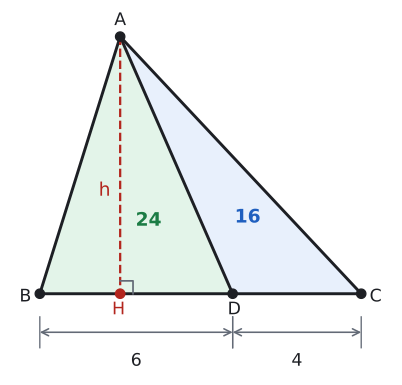

Python code for this plot:
# Örnek 1: D, [BC] üzerinde; |BD| = 6, |DC| = 4, A(ABC) = 40, yükseklik 8.
import sys; sys.path.insert(0, "tools")
from cizim import *

P = lambda x, y: np.array([float(x), float(y)])
uz = lambda X, Y: float(np.linalg.norm(X - Y))
def dik(K, X, Y, r):
    """K köşesinde KX ile KY arasındaki dik açı işareti (r: kenar boyu)."""
    a_ = (X - K) / uz(X, K) * r; b_ = (Y - K) / uz(Y, K) * r
    ax.plot(*zip(K + a_, K + a_ + b_, K + b_), color=SOLUK, lw=1.3)
def kenar(X, Y, metin, G, d, renk=YAZI, fs=13):
    """[XY] kenarının ortasına, G'den uzak yana d kadar açıkta etiket."""
    M = (X + Y) / 2; t = (Y - X) / uz(X, Y); n = np.array([-t[1], t[0]])
    if np.dot(n, M - G) < 0: n = -n
    ax.text(*(M + d * n), metin, ha="center", va="center", color=renk, fontsize=fs)
def olcu(X, Y, metin, kay, renk=SOLUK, fs=13):
    """X ile Y arasında, kay vektörü kadar kaydırılmış oklu ölçü çizgisi; yazı çizginin dışında."""
    kay = np.array(kay, dtype=float); X2, Y2 = X + kay, Y + kay
    ax.annotate("", xy=Y2, xytext=X2, arrowprops=dict(arrowstyle="<->", color=renk, lw=1.2, shrinkA=0, shrinkB=0))
    for Z in (X, Y): ax.plot(*zip(Z + kay * 0.6, Z + kay * 1.4), color=renk, lw=1)
    M = (X2 + Y2) / 2 + 0.75 * kay
    ax.text(*M, metin, ha="center", va="center", color=YAZI, fontsize=fs)
def harf(X, ad, dx, dy, renk=YAZI):
    nokta(ax, *X, "", renk=renk)
    ax.text(X[0] + dx, X[1] + dy, ad, ha="center", va="center", color=renk, fontsize=13)
def tik(X, Y, n=1, r=0.22, renk=SOLUK):
    """[XY] parçasının ortasına n adet eşitlik çentiği."""
    M = (X + Y) / 2; t = (Y - X) / uz(X, Y); nn = np.array([-t[1], t[0]])
    for i in range(n):
        Q = M + (i - (n - 1) / 2) * 0.16 * t
        ax.plot(*zip(Q - r * nn, Q + r * nn), color=renk, lw=1.3)
B, D, C, A = P(0, 0), P(6, 0), P(10, 0), P(2.5, 8); H = P(2.5, 0)
print("A(ABC)", 10 * 8 / 2, "A(ABD)", 6 * 8 / 2, "A(ADC)", 4 * 8 / 2)
fig, ax = sekil(5.4, 5)
ax.set_aspect("equal"); ax.axis("off")
ax.add_patch(patches.Polygon([A, B, D], closed=True, facecolor=YESIL_ACIK, edgecolor="none"))
ax.add_patch(patches.Polygon([A, D, C], closed=True, facecolor=MAVI_ACIK, edgecolor="none"))
ax.plot(*zip(B, C, A, B), color=YAZI)
ax.plot(*zip(A, D), color=YAZI)
ax.plot(*zip(A, H), color=KIRMIZI, lw=1.7, ls="--")
dik(H, A, C, 0.4)
harf(A, "A", 0, 0.5); harf(B, "B", -0.45, -0.1); harf(C, "C", 0.45, -0.1); harf(D, "D", 0.05, -0.5); harf(H, "H", -0.05, -0.5, KIRMIZI)
ax.text(2.2, 3.2, "h", ha="right", va="center", color=KIRMIZI, fontsize=14)
ax.text(*((A + B + D) / 3 + P(0.55, -0.4)), "24", ha="center", va="center", color=YESIL, fontsize=14, fontweight="bold")
ax.text(*((A + D + C) / 3 + P(0.3, -0.3)), "16", ha="center", va="center", color=MAVI, fontsize=14, fontweight="bold")
olcu(B, D, "6", (0, -1.2)); olcu(D, C, "4", (0, -1.2))
ax.set_xlim(-1, 11); ax.set_ylim(-2.6, 8.9)
kaydet(fig, __file__)
